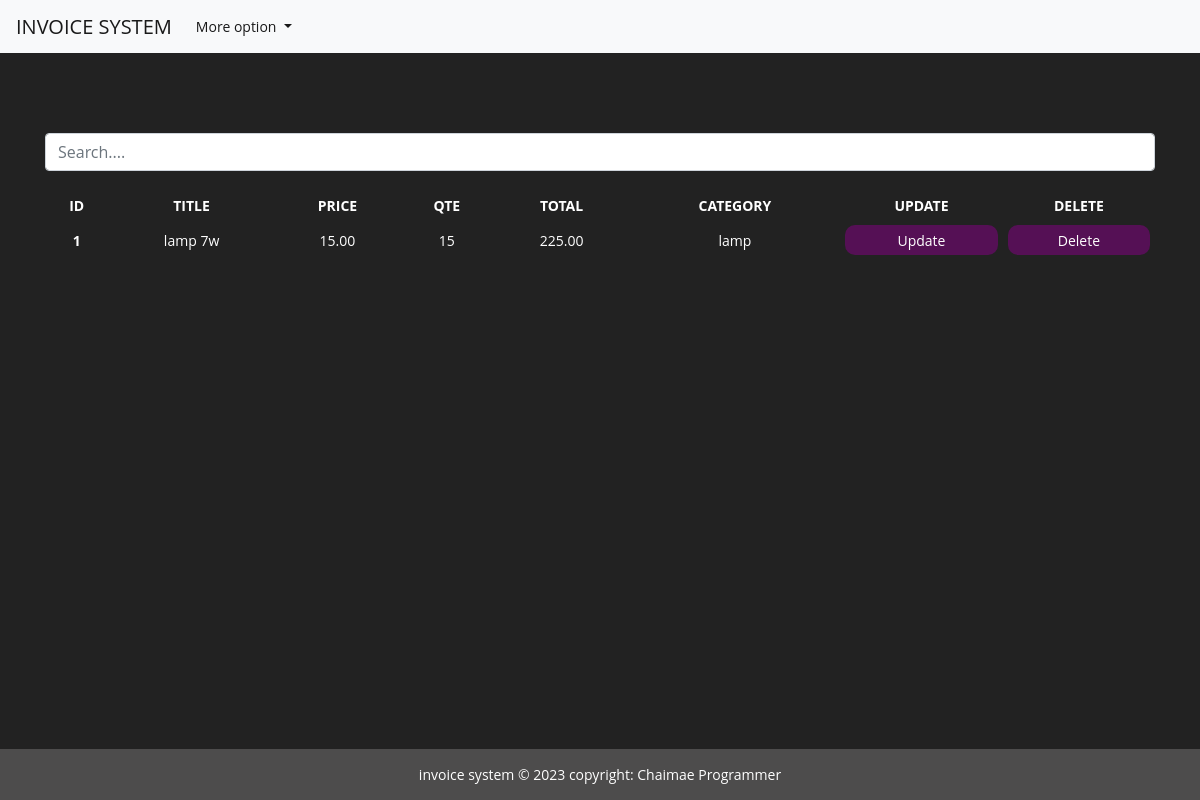
Screenshot of /consulte-Stock with the database file from the repository.
### stock/models.py (models this page shows, shortened)
class Produit(models.Model):
     category =models.TextField(max_length=100)
     name = models.TextField(max_length=32)
     quantity = models.IntegerField()
     price = models.DecimalField(max_digits =100 , decimal_places=2)
     total = models.DecimalField(max_digits =100 , decimal_places=2)
     class Meta:
          verbose_name ="Produit"
          verbose_name_plural ="Produits"

### stock/views.py (the view, shortened to what this page needs)
# urls.py: path('consulte-Stock', views.ConsulterStock.as_view(), name="consulte-Stock"),
class ConsulterStock(View):
    template_name = 'html/consulteStock.html'
    product = Produit.objects.all()
    context={
        'product':product
    }
    def get(self, request, *args, **kwargs):
        product = Produit.objects.all()
        self.context['product'] = product
        return render(request, self.template_name,self.context)

### stock/templates/html/consulteStock.html (shortened to what this page needs)
{% extends "html/login.html"%}
{% load static %}
{% block content %}
<!DOCTYPE html>
<html lang="en">
<head>
</head>
<body>
    <br><br><br>
       <div class="outputs">
        <div class="form-group ">
            <input id="search" class="form-control" type="text" placeholder="Search....">
        </div>
        <table>
            <thead>
            <tr>
                <th>id</th>
                <th>title</th>
                <th>price</th>
                <th> Qte</th>
                <th> Total</th>
                <th> category</th>
                <th>update</th>
                <th>delete</th>
            </tr>
           </thead>
            <tbody id="myTab">
                {% if product %}
                {% for produit in product %}
                <tr>
                <th scope="row">{{produit.pk}}</th>
                <td>{{produit.name}}</td>
                <td>{{produit.price}}</td>
                <td>{{produit.quantity}}</td>
                <td>{{produit.total}}</td>
                <td>{{produit.category}}</td>
                <form method="post" action="{% url 'up-produit' %}">
                <td><button type="submit"  data-toggle="modal" >Update</button></td>
                </form>
                <form method="post" >
                <td><button type="submit"  data-toggle="modal" > Delete</button></td>
                </form>
               </tr>
            {% endfor %}
            {% endif %}
          </tbody>
        </table>
       </div>
    </div>
</body>
</html>
{% endblock content%}

### static/css/style.css (style rules this page uses)
body { margin: 0; padding: 0; font: 400 .875rem 'Open Sans', sans-serif; color: #bcd0f7; background: #1A233A; position: relative; height: 100%; }

### stock/templates/html/consulteStock.html (style rules this page uses)
* { margin:0; padding:0; }
body { background-color: #222; color:#fff; font-size: system-ui; }
input { width: 100%; height: 30px; outline: none; border: none; background-color: #111; margin: 4px 0; border-radius: 4px; padding: 10px 4px; color: #fff; }
button { width: 100%; height: 30px; border: none; border-radius: 10px; cursor: pointer; background: #551055; transition: 0.5s; color: #fff; }
table { width: 100%; text-align: center; margin: 10px 0; }
table th { text-transform: uppercase; }
th,td { padding: 5px; }

### rows the page displays
Produit: pk "1", name "lamp 7w", price "15.00", quantity "15", total "225.00", category "lamp"
